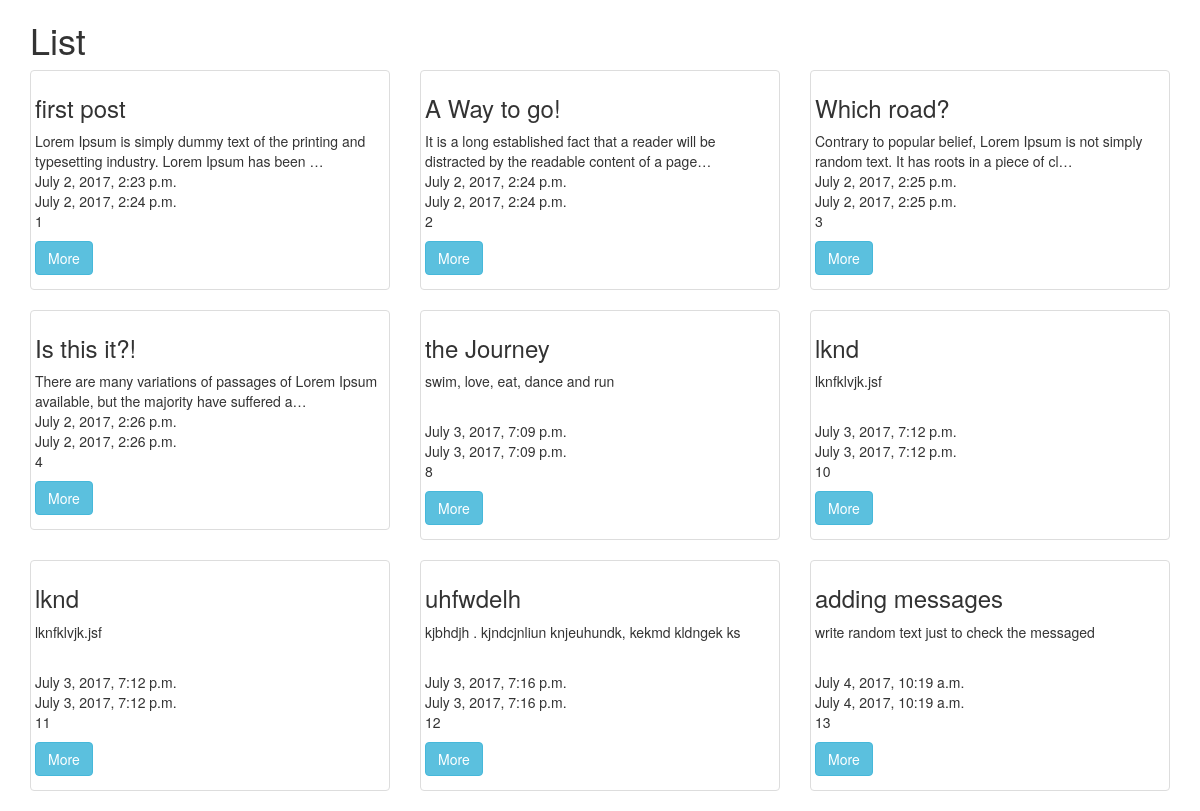
The page /posts/list/ on the database as committed earlier.
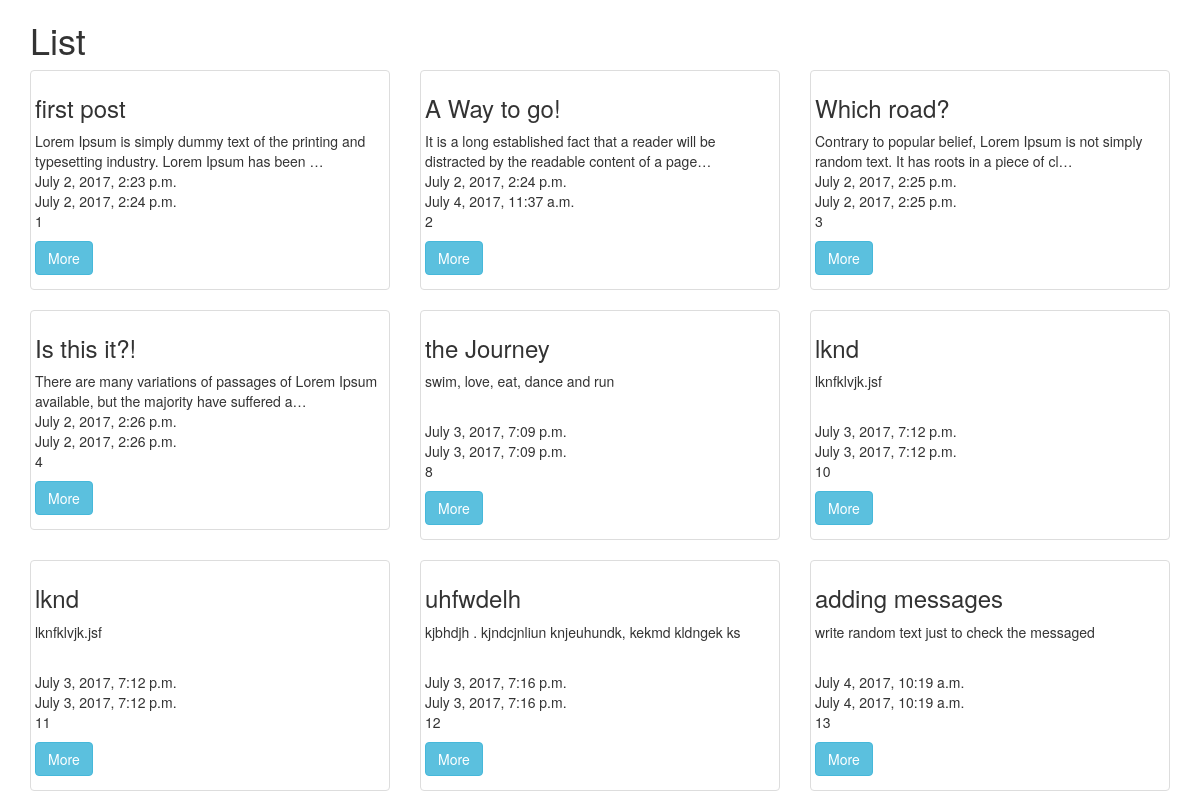
The same page on the database as committed later.
### posts/models.py (models this page shows, shortened)
class Post(models.Model):
    title = models.CharField(max_length=255)
    content = models.TextField()
    updated = models.DateTimeField(auto_now=True, auto_now_add=False)
    timestamp = models.DateTimeField(auto_now=False, auto_now_add=True)
    def get_absolute_url(self):
        return reverse("detail", kwargs={"post_id": self.id})

### posts/views.py (the view)
def post_list(request):
	object_list = Post.objects.all()
	context = {
	"object_list": object_list,
	"title": "List",
	}
	return render(request, 'post_list.html', context)

### posts/templates/post_list.html (shortened to what this page needs)
{% extends "base.html" %}
{% block content %}
    <h1>{{title}}</h1>
    <div class="row">
    {% for object in object_list %}
        <div class="col-sm-6 col-md-4">
        	<div class="thumbnail">
        		<div class="captio">
            		<h3>{{object.title}}</h3>
            		<p>{{object.content|linebreaks|truncatechars:100}} <br>
            		{{object.timestamp}} <br>
           			{{object.updated}} <br>
            		{{object.id}} <br>
            		</p>
            		<p>
            		<p><a href="{{ object.get_absolute_url }}" class="btn btn-info" role="button">More</a></p>
            		</p>
        		</div>
        	</div>
        </div>
    {% endfor %}
    </div>
{% endblock content %}

### posts/templates/base.html (shortened to what this page needs)
<!DOCTYPE html>
{% load static %}
<html lang="en">
<head>
    <link rel="stylesheet" href="{% static 'css/base.css' %}">
    <link rel="stylesheet" href="{% static 'css/bootstrap.min.css' %}">
</head>
<body>
  <div class="container">
    {% block content %}
    {% endblock content %}
  </div>
</body>
</html>

### posts/static/css/base.css (style rules this page uses)
h1 { color:#342D7E; }

Rows that differ between the two databases and show on the page:
changed Post "A Way to go!": updated "July 2, 2017, 2:24 p.m." → "July 4, 2017, 11:37 a.m."
